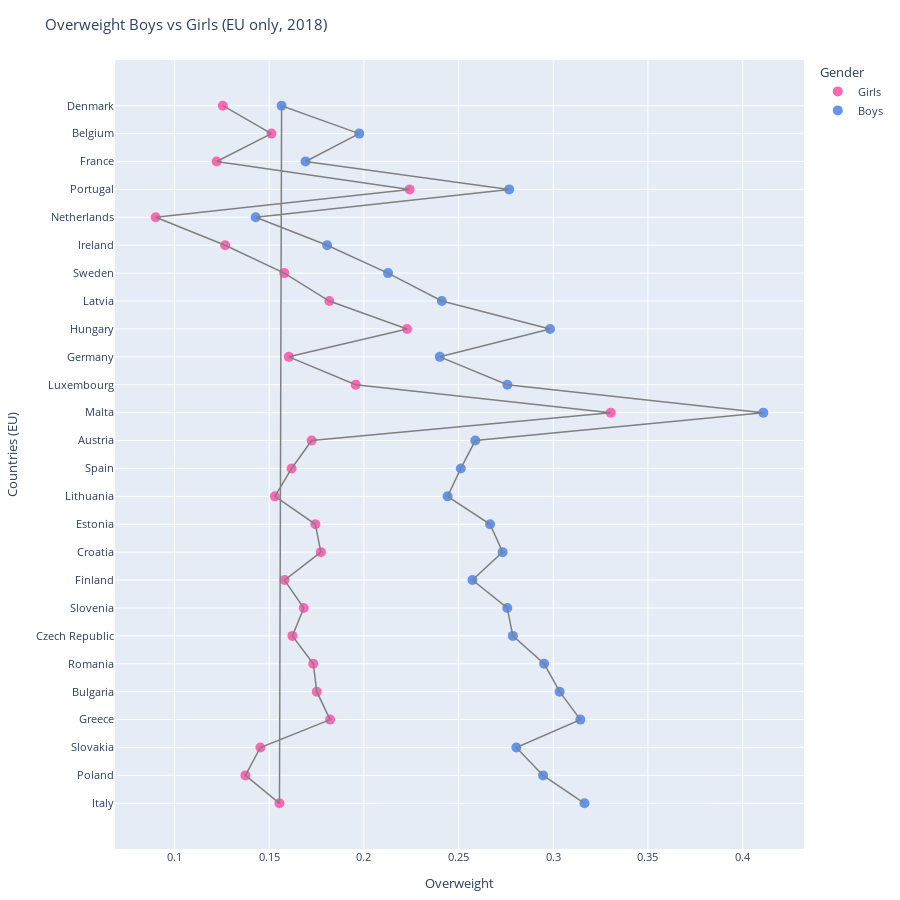

The notebook cell saved with this chart:
### Code cell
# ------------------------------------------------------------
# 1) EU seznam pro rok 2018 (UK zahrnuto)
# ------------------------------------------------------------
eu_countries = [
    "Austria","Belgium","Bulgaria","Croatia","Czech Republic","Denmark",
    "Estonia","Finland","France","Germany","Greece","Hungary","Ireland",
    "Italy","Latvia","Lithuania","Luxembourg","Malta","Netherlands",
    "Poland","Portugal","Romania","Slovakia","Slovenia","Spain","Sweden",
    "United Kingdom"
]

# ------------------------------------------------------------
# 2) Data 2018
# ------------------------------------------------------------
df_2018 = df[df["YEAR"] == 2018].copy()

# ------------------------------------------------------------
# 3) Zachovat jen EU státy, které jsou v datasetu
# ------------------------------------------------------------
eu_in_data = [
    c for c in eu_countries 
    if c in df_2018["COUNTRY_NAME"].unique()
]

df_2018 = df_2018[df_2018["COUNTRY_NAME"].isin(eu_in_data)]

# ------------------------------------------------------------
# 4) Pohlaví
# ------------------------------------------------------------
df_2018["SEX_LABEL"] = df_2018["SEX"].map({1: "Boys", 2: "Girls"})

# ------------------------------------------------------------
# 5) Průměr overweight pro Boys / Girls
# ------------------------------------------------------------
df_gender = (
    df_2018.groupby(["COUNTRY_NAME", "SEX_LABEL"], as_index=False)["OVERWEIGHT"]
    .mean()
    .pivot(index="COUNTRY_NAME", columns="SEX_LABEL", values="OVERWEIGHT")
    .reset_index()
)

# vyhodit země, kde chybí Boys nebo Girls
df_gender = df_gender.dropna(subset=["Boys", "Girls"])

# ------------------------------------------------------------
# 6) Rozdíl Girls – Boys (pro řazení)
# ------------------------------------------------------------
df_gender["DIFF"] = df_gender["Girls"] - df_gender["Boys"]
df_gender = df_gender.sort_values("DIFF")

# ------------------------------------------------------------
# 7) DUMBBELL GRAF
# ------------------------------------------------------------
fig_intro = go.Figure()

# Girls
fig_intro.add_trace(go.Scatter(
    x=df_gender["Girls"], y=df_gender["COUNTRY_NAME"],
    mode='markers', marker=dict(color="hotpink", size=10), name="Girls"
))

# Boys
fig_intro.add_trace(go.Scatter(
    x=df_gender["Boys"], y=df_gender["COUNTRY_NAME"],
    mode='markers', marker=dict(color="cornflowerblue", size=10), name="Boys"
))

# spojovací čáry
fig_intro.add_trace(go.Scatter(
    x=pd.concat([df_gender["Boys"], df_gender["Girls"]]),
    y=pd.concat([df_gender["COUNTRY_NAME"], df_gender["COUNTRY_NAME"]]),
    mode='lines', line=dict(color="gray", width=1.5),
    hoverinfo='skip', showlegend=False
))

fig_intro.update_layout(
    title="Overweight Boys vs Girls (EU only, 2018)",
    xaxis_title="Overweight",
    yaxis_title="Countries (EU)",
    height=900,
    font=dict(size=11),
    margin=dict(l=40, r=20, t=60, b=20),
    legend_title="Gender"
)

fig_intro.show()

### Figure 1 — Plotly figure (JSON) as saved in the notebook; plotly's stock layout.template omitted (floating-point values rounded to 4 significant figures)
{"data": [{"marker": {"color": "hotpink", "size": 10}, "mode": "markers", "name": "Girls", "type": "scatter", "x": [0.1554, 0.1374, 0.1453, 0.1822, 0.1751, 0.1733, 0.1622, 0.1682, 0.1581, 0.1773, 0.1744, 0.153, 0.1618, 0.1724, 0.3303, 0.1957, 0.1604, 0.2228, 0.1817, 0.158, 0.1267, 0.09006, 0.2241, 0.1222, 0.1512, 0.1255], "y": ["Italy", "Poland", "Slovakia", "Greece", "Bulgaria", "Romania", "Czech Republic", "Slovenia", "Finland", "Croatia", "Estonia", "Lithuania", "Spain", "Austria", "Malta", "Luxembourg", "Germany", "Hungary", "Latvia", "Sweden", "Ireland", "Netherlands", "Portugal", "France", "Belgium", "Denmark"]}, {"marker": {"color": "cornflowerblue", "size": 10}, "mode": "markers", "name": "Boys", "type": "scatter", "x": [0.3165, 0.2946, 0.2805, 0.3143, 0.3034, 0.2952, 0.2787, 0.2757, 0.2573, 0.2733, 0.2666, 0.2442, 0.2512, 0.2588, 0.4109, 0.2758, 0.2401, 0.2983, 0.2411, 0.2127, 0.1806, 0.1429, 0.2767, 0.1692, 0.1975, 0.1565], "y": ["Italy", "Poland", "Slovakia", "Greece", "Bulgaria", "Romania", "Czech Republic", "Slovenia", "Finland", "Croatia", "Estonia", "Lithuania", "Spain", "Austria", "Malta", "Luxembourg", "Germany", "Hungary", "Latvia", "Sweden", "Ireland", "Netherlands", "Portugal", "France", "Belgium", "Denmark"]}, {"hoverinfo": "skip", "line": {"color": "gray", "width": 1.5}, "mode": "lines", "showlegend": false, "type": "scatter", "x": [0.3165, 0.2946, 0.2805, 0.3143, 0.3034, 0.2952, 0.2787, 0.2757, 0.2573, 0.2733, 0.2666, 0.2442, 0.2512, 0.2588, 0.4109, 0.2758, 0.2401, 0.2983, 0.2411, 0.2127, 0.1806, 0.1429, 0.2767, 0.1692, 0.1975, 0.1565, 0.1554, 0.1374, 0.1453, 0.1822, 0.1751, 0.1733, 0.1622, 0.1682, 0.1581, 0.1773, 0.1744, 0.153, 0.1618, 0.1724, 0.3303, 0.1957, 0.1604, 0.2228, 0.1817, 0.158, 0.1267, 0.09006, 0.2241, 0.1222, 0.1512, 0.1255], "y": ["Italy", "Poland", "Slovakia", "Greece", "Bulgaria", "Romania", "Czech Republic", "Slovenia", "Finland", "Croatia", "Estonia", "Lithuania", "Spain", "Austria", "Malta", "Luxembourg", "Germany", "Hungary", "Latvia", "Sweden", "Ireland", "Netherlands", "Portugal", "France", "Belgium", "Denmark", "Italy", "Poland", "Slovakia", "Greece", "Bulgaria", "Romania", "Czech Republic", "Slovenia", "Finland", "Croatia", "Estonia", "Lithuania", "Spain", "Austria", "Malta", "Luxembourg", "Germany", "Hungary", "Latvia", "Sweden", "Ireland", "Netherlands", "Portugal", "France", "Belgium", "Denmark"]}], "layout": {"font": {"size": 11}, "height": 900, "legend": {"title": {"text": "Gender"}}, "margin": {"b": 20, "l": 40, "r": 20, "t": 60}, "title": {"text": "Overweight Boys vs Girls (EU only, 2018)"}, "xaxis": {"title": {"text": "Overweight"}}, "yaxis": {"title": {"text": "Countries (EU)"}}}}
